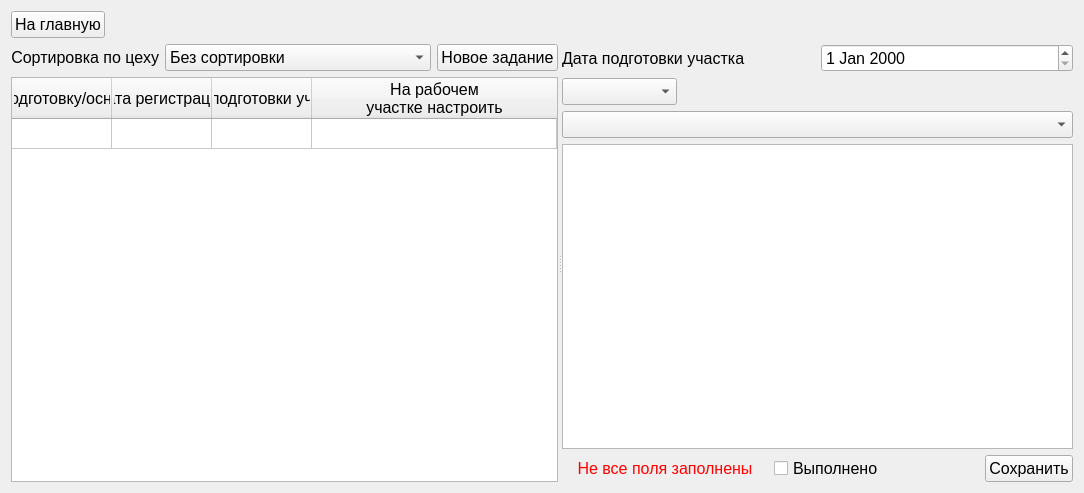
<?xml version="1.0" encoding="UTF-8"?>
<ui version="4.0">
 <class>Technical</class>
 <widget class="QWidget" name="Technical">
  <property name="geometry">
   <rect>
    <x>0</x>
    <y>0</y>
    <width>1084</width>
    <height>493</height>
   </rect>
  </property>
  <property name="windowTitle">
   <string>Form</string>
  </property>
  <layout class="QVBoxLayout" name="verticalLayout_2">
   <item>
    <layout class="QHBoxLayout" name="statusBar">
     <item>
      <widget class="QPushButton" name="exitPushButton">
       <property name="font">
        <font>
         <pointsize>12</pointsize>
        </font>
       </property>
       <property name="cursor">
        <cursorShape>PointingHandCursor</cursorShape>
       </property>
       <property name="text">
        <string>На главную</string>
       </property>
      </widget>
     </item>
     <item>
      <spacer name="horizontalSpacer">
       <property name="orientation">
        <enum>Qt::Horizontal</enum>
       </property>
       <property name="sizeHint" stdset="0">
        <size>
         <width>40</width>
         <height>20</height>
        </size>
       </property>
      </spacer>
     </item>
    </layout>
   </item>
   <item>
    <widget class="QSplitter" name="splitter">
     <property name="sizePolicy">
      <sizepolicy hsizetype="Expanding" vsizetype="Preferred">
       <horstretch>0</horstretch>
       <verstretch>0</verstretch>
      </sizepolicy>
     </property>
     <property name="font">
      <font>
       <pointsize>12</pointsize>
      </font>
     </property>
     <property name="orientation">
      <enum>Qt::Horizontal</enum>
     </property>
     <widget class="QWidget" name="tasksTableWidget" native="true">
      <property name="sizePolicy">
       <sizepolicy hsizetype="Expanding" vsizetype="Preferred">
        <horstretch>0</horstretch>
        <verstretch>0</verstretch>
       </sizepolicy>
      </property>
      <layout class="QVBoxLayout" name="verticalLayout">
       <item>
        <layout class="QHBoxLayout" name="horizontalLayout">
         <item>
          <widget class="QLabel" name="label">
           <property name="font">
            <font>
             <pointsize>12</pointsize>
            </font>
           </property>
           <property name="text">
            <string>Сортировка по цеху</string>
           </property>
           <property name="alignment">
            <set>Qt::AlignRight|Qt::AlignTrailing|Qt::AlignVCenter</set>
           </property>
          </widget>
         </item>
         <item>
          <widget class="QComboBox" name="comboBox">
           <property name="sizePolicy">
            <sizepolicy hsizetype="Expanding" vsizetype="Fixed">
             <horstretch>0</horstretch>
             <verstretch>0</verstretch>
            </sizepolicy>
           </property>
           <property name="font">
            <font>
             <pointsize>12</pointsize>
            </font>
           </property>
           <property name="cursor">
            <cursorShape>PointingHandCursor</cursorShape>
           </property>
           <item>
            <property name="text">
             <string>Без сортировки</string>
            </property>
           </item>
          </widget>
         </item>
         <item>
          <widget class="QPushButton" name="pushButton">
           <property name="font">
            <font>
             <pointsize>12</pointsize>
            </font>
           </property>
           <property name="cursor">
            <cursorShape>PointingHandCursor</cursorShape>
           </property>
           <property name="text">
            <string>Новое задание</string>
           </property>
          </widget>
         </item>
        </layout>
       </item>
       <item>
        <widget class="QTableWidget" name="table">
         <property name="font">
          <font>
           <pointsize>12</pointsize>
          </font>
         </property>
         <property name="editTriggers">
          <set>QAbstractItemView::NoEditTriggers</set>
         </property>
         <property name="selectionMode">
          <enum>QAbstractItemView::SingleSelection</enum>
         </property>
         <property name="selectionBehavior">
          <enum>QAbstractItemView::SelectRows</enum>
         </property>
         <attribute name="horizontalHeaderStretchLastSection">
          <bool>true</bool>
         </attribute>
         <attribute name="verticalHeaderVisible">
          <bool>false</bool>
         </attribute>
         <row/>
         <column>
          <property name="text">
           <string>Задание на подготовку/оснастку участка</string>
          </property>
          <property name="font">
           <font>
            <pointsize>12</pointsize>
           </font>
          </property>
         </column>
         <column>
          <property name="text">
           <string>Дата регистрации</string>
          </property>
          <property name="font">
           <font>
            <pointsize>12</pointsize>
           </font>
          </property>
         </column>
         <column>
          <property name="text">
           <string>Дата подготовки участка</string>
          </property>
          <property name="font">
           <font>
            <pointsize>12</pointsize>
           </font>
          </property>
         </column>
         <column>
          <property name="text">
           <string>На рабочем
участке настроить</string>
          </property>
          <property name="font">
           <font>
            <pointsize>12</pointsize>
           </font>
          </property>
         </column>
        </widget>
       </item>
      </layout>
     </widget>
     <widget class="QWidget" name="widget" native="true">
      <property name="sizePolicy">
       <sizepolicy hsizetype="Preferred" vsizetype="Preferred">
        <horstretch>0</horstretch>
        <verstretch>0</verstretch>
       </sizepolicy>
      </property>
      <property name="font">
       <font>
        <pointsize>12</pointsize>
       </font>
      </property>
      <layout class="QVBoxLayout" name="verticalLayout_3">
       <item>
        <layout class="QHBoxLayout" name="dateOfCreateBlock">
         <item>
          <widget class="QLabel" name="dateOfCreateLabel">
           <property name="font">
            <font>
             <pointsize>12</pointsize>
            </font>
           </property>
           <property name="text">
            <string>Дата подготовки участка</string>
           </property>
          </widget>
         </item>
         <item>
          <widget class="QDateEdit" name="dateOfCreateDateEdit">
           <property name="font">
            <font>
             <pointsize>12</pointsize>
            </font>
           </property>
           <property name="keyboardTracking">
            <bool>false</bool>
           </property>
          </widget>
         </item>
        </layout>
       </item>
       <item>
        <layout class="QHBoxLayout" name="dateOfDoneBlock">
         <item>
          <widget class="QComboBox" name="ProductionTaskComboBox">
           <property name="sizePolicy">
            <sizepolicy hsizetype="Maximum" vsizetype="Fixed">
             <horstretch>0</horstretch>
             <verstretch>0</verstretch>
            </sizepolicy>
           </property>
           <property name="cursor">
            <cursorShape>PointingHandCursor</cursorShape>
           </property>
           <property name="placeholderText">
            <string>Задание №</string>
           </property>
          </widget>
         </item>
         <item>
          <widget class="QLabel" name="ProductionTaskDescriptionLabel">
           <property name="text">
            <string/>
           </property>
          </widget>
         </item>
        </layout>
       </item>
       <item>
        <widget class="QComboBox" name="workspaceComboBox">
         <property name="font">
          <font>
           <pointsize>12</pointsize>
          </font>
         </property>
         <property name="cursor">
          <cursorShape>PointingHandCursor</cursorShape>
         </property>
         <property name="placeholderText">
          <string>Рабочий участок, который требуется подготовить</string>
         </property>
        </widget>
       </item>
       <item>
        <widget class="QPlainTextEdit" name="DescriptionPlainTextEdit">
         <property name="sizePolicy">
          <sizepolicy hsizetype="Preferred" vsizetype="Expanding">
           <horstretch>0</horstretch>
           <verstretch>0</verstretch>
          </sizepolicy>
         </property>
         <property name="font">
          <font>
           <pointsize>12</pointsize>
          </font>
         </property>
        </widget>
       </item>
       <item>
        <layout class="QHBoxLayout" name="doneBlock">
         <item>
          <widget class="QLabel" name="StatusLabel">
           <property name="sizePolicy">
            <sizepolicy hsizetype="Ignored" vsizetype="Preferred">
             <horstretch>0</horstretch>
             <verstretch>0</verstretch>
            </sizepolicy>
           </property>
           <property name="styleSheet">
            <string notr="true">color: rgb(255, 0, 0);</string>
           </property>
           <property name="text">
            <string>Не все поля заполнены</string>
           </property>
           <property name="alignment">
            <set>Qt::AlignCenter</set>
           </property>
          </widget>
         </item>
         <item>
          <widget class="QCheckBox" name="TaskDoneCheckBox">
           <property name="text">
            <string>Выполнено</string>
           </property>
          </widget>
         </item>
         <item>
          <widget class="QPushButton" name="TaskStatusLabel">
           <property name="sizePolicy">
            <sizepolicy hsizetype="Maximum" vsizetype="Fixed">
             <horstretch>0</horstretch>
             <verstretch>0</verstretch>
            </sizepolicy>
           </property>
           <property name="cursor">
            <cursorShape>PointingHandCursor</cursorShape>
           </property>
           <property name="text">
            <string>Сохранить</string>
           </property>
          </widget>
         </item>
        </layout>
       </item>
      </layout>
     </widget>
    </widget>
   </item>
  </layout>
 </widget>
 <resources/>
 <connections/>
</ui>
